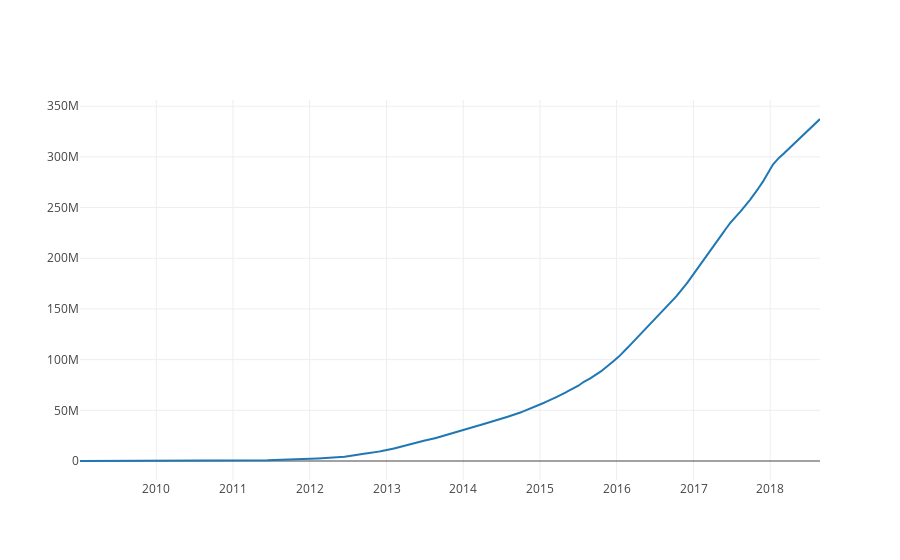

The code cell stored with this chart in its notebook:
### Code cell
# Gráfico del volumen de cambio USD/BTC acumulado
transactions_btc_acumulative_graphic = go.Scatter(x=transactions_btc_acumulative.index, y=transactions_btc_acumulative.Value)
py.iplot([transactions_btc_acumulative_graphic])

### Figure 1 — Plotly figure (JSON) as saved in the notebook; plotly's stock layout.template omitted (floating-point values rounded to 4 significant figures; data arrays with more than 128 entries replaced by an {"elided": "..."} marker saying what was removed)
{"data": [{"type": "scatter", "x": {"elided": "3523 str values"}, "y": {"elided": "3523 int values"}}], "layout": {}}
